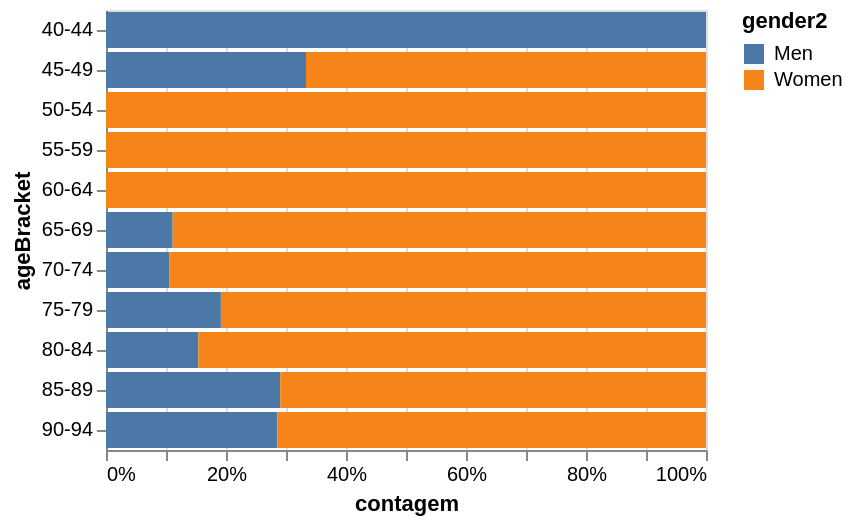

Notebook code cell kept with this figure:
### Markdown cell above
##### Com percentuais

### Code cell
alt.Chart(tabela_dupla_entrada_long.reset_index().rename(columns={0:'contagem'})).mark_bar().encode(
    x=alt.X('contagem',stack="normalize"),
    y='ageBracket',
    color='gender2'
)

### Figure 1 — Vega-Lite specification as saved in the notebook (floating-point values rounded to 4 significant figures)
{"config": {"view": {"continuousWidth": 300, "continuousHeight": 300}}, "data": {"name": "data-66717f26f71560b36227d72db13ea4ee"}, "mark": {"type": "bar"}, "encoding": {"color": {"field": "gender2", "type": "nominal"}, "x": {"field": "contagem", "stack": "normalize", "type": "quantitative"}, "y": {"field": "ageBracket", "type": "nominal"}}, "$schema": "https://vega.github.io/schema/vega-lite/v6.4.1.json", "datasets": {"data-66717f26f71560b36227d72db13ea4ee": [{"gender2": "Men", "ageBracket": "40-44", "contagem": 2}, {"gender2": "Men", "ageBracket": "45-49", "contagem": 1}, {"gender2": "Men", "ageBracket": "65-69", "contagem": 2}, {"gender2": "Men", "ageBracket": "70-74", "contagem": 4}, {"gender2": "Men", "ageBracket": "75-79", "contagem": 9}, {"gender2": "Men", "ageBracket": "80-84", "contagem": 8}, {"gender2": "Men", "ageBracket": "85-89", "contagem": 9}, {"gender2": "Men", "ageBracket": "90-94", "contagem": 2}, {"gender2": "Women", "ageBracket": "45-49", "contagem": 2}, {"gender2": "Women", "ageBracket": "50-54", "contagem": 6}, {"gender2": "Women", "ageBracket": "55-59", "contagem": 5}, {"gender2": "Women", "ageBracket": "60-64", "contagem": 6}, {"gender2": "Women", "ageBracket": "65-69", "contagem": 16}, {"gender2": "Women", "ageBracket": "70-74", "contagem": 34}, {"gender2": "Women", "ageBracket": "75-79", "contagem": 38}, {"gender2": "Women", "ageBracket": "80-84", "contagem": 44}, {"gender2": "Women", "ageBracket": "85-89", "contagem": 22}, {"gender2": "Women", "ageBracket": "90-94", "contagem": 5}]}}
